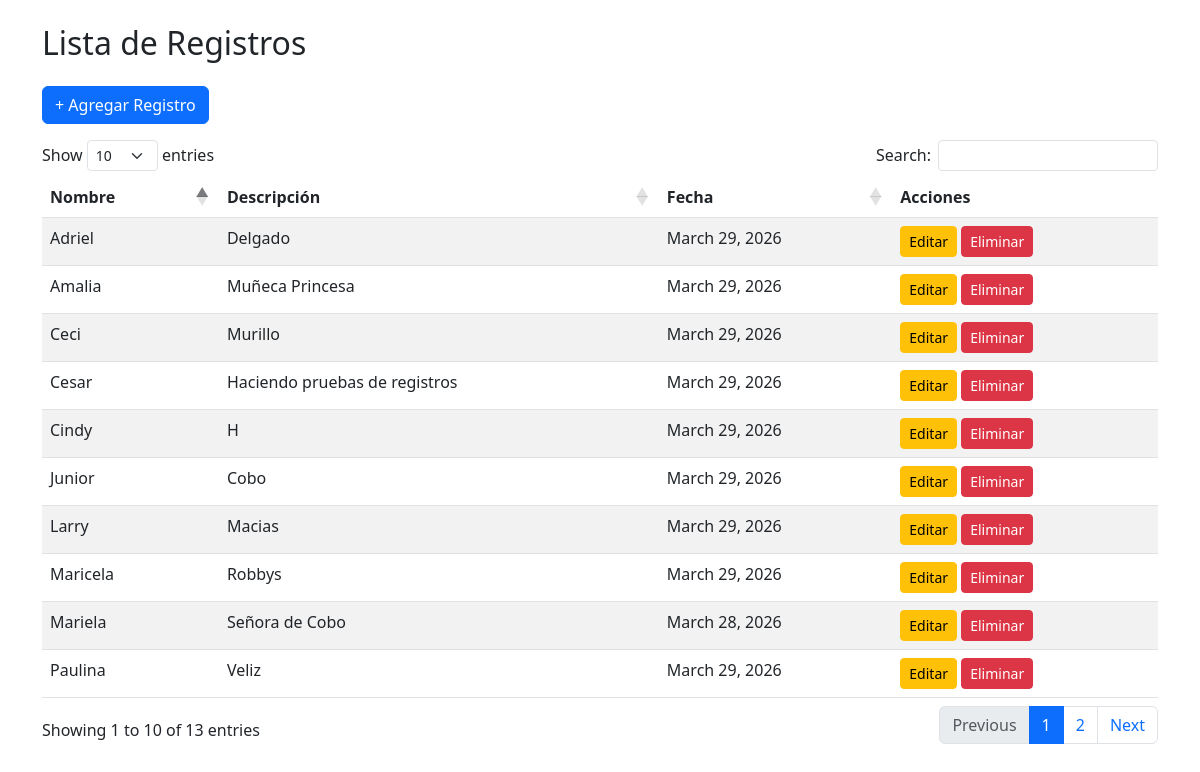
The app's page / (signed in), older data.
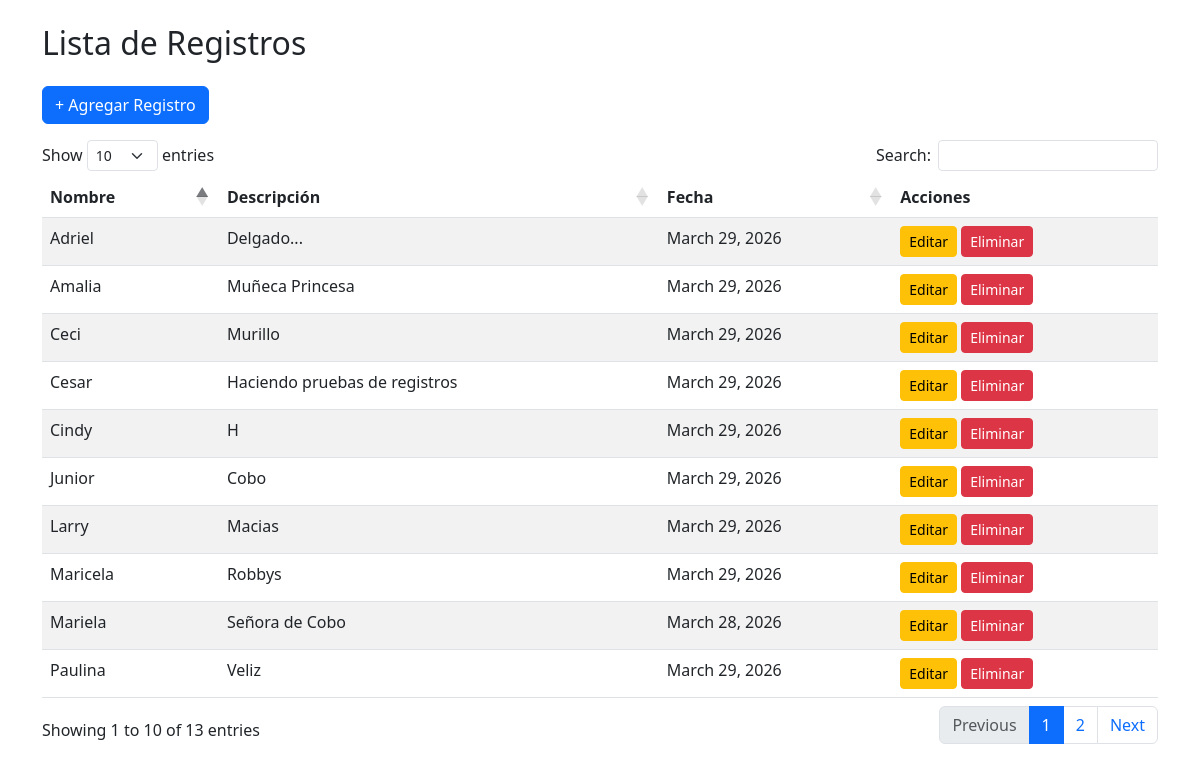
The same page, newer data.
### registros/models.py (models this page shows, shortened)
class Registro(models.Model):
    nombre = models.CharField(max_length=100)
    descripcion = models.TextField()
    fecha = models.DateField(auto_now_add=True)

### registros/views.py (the view)
# urls.py: path('', views.lista, name='lista'),
@login_required
def lista(request):
    registros = Registro.objects.all()
    return render(request, 'registros/lista.html', {'registros': registros})

### registros/templates/registros/lista.html (shortened to what this page needs)
{% extends "registros/base.html" %}
{% block contenido %}
<h2 class="mb-4">Lista de Registros</h2>
<a href="{% url 'agregar' %}" class="btn btn-primary mb-3">+ Agregar Registro</a>
<table id="tabla" class="table table-striped">
    <thead>
        <tr>
            <th>Nombre</th>
            <th>Descripción</th>
            <th>Fecha</th>
            <th>Acciones</th>
        </tr>
    </thead>
    <tbody>
        {% for registro in registros %}
        <tr>
            <td>{{ registro.nombre }}</td>
            <td>{{ registro.descripcion }}</td>
            <td>{{ registro.fecha }}</td>
            <td>
    <a href="{% url 'editar' registro.id %}" class="btn btn-warning btn-sm">Editar</a>
    <a href="{% url 'eliminar' registro.id %}" class="btn btn-danger btn-sm">Eliminar</a>
</td>
        </tr>
        {% endfor %}
    </tbody>
</table>
{% endblock %}

Row changes from the older to the newer data that the page shows:
changed Registro "Adriel": descripcion "Delgado" → "Delgado..."
